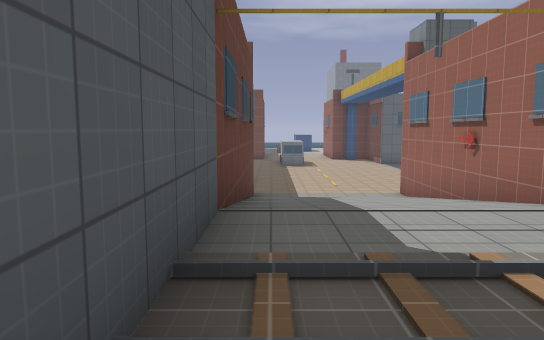
[1] (above)

18 first-person views from a walk through a Godot game level. The camera is 1.5 m above the floor, tilts 6° down and sees 70° across. The floor is counted in squares, 2 m on a side. Each view is taken from the middle of a square. On the plan, view 1 faces up. The plan holds only what a view shows up to about 12 squares ahead; the rest is blank. The place goes on beyond the plan. Surface patterns are stand-ins for the level's own textures.

[2]
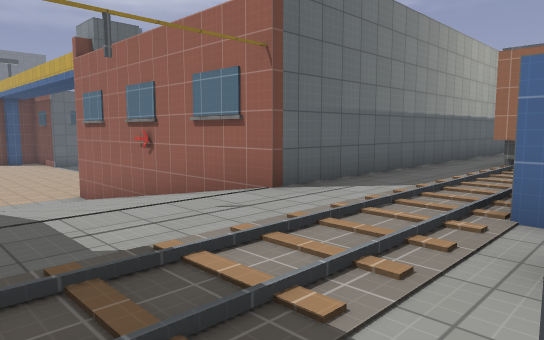

[3]
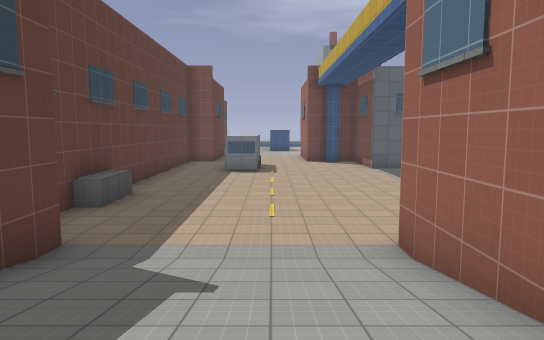

[4]
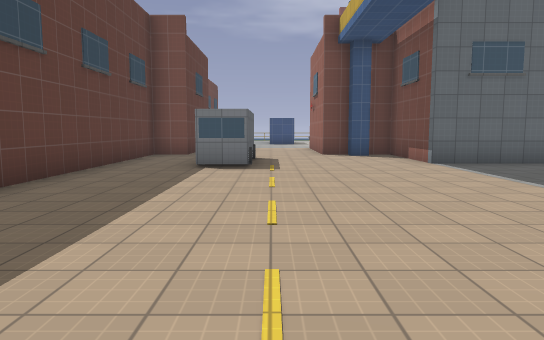

[5]
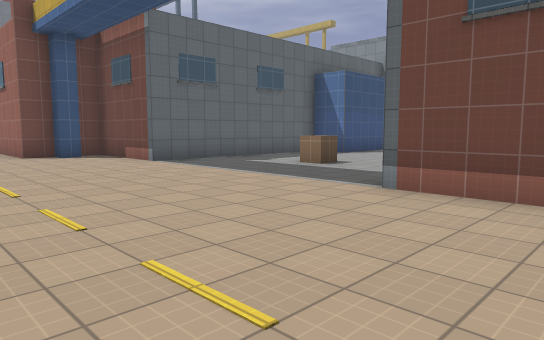

[6]
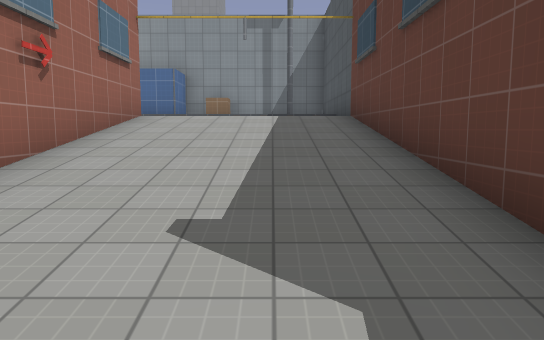

[7]
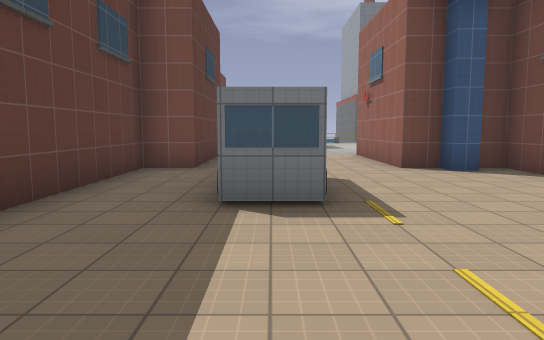

[8]
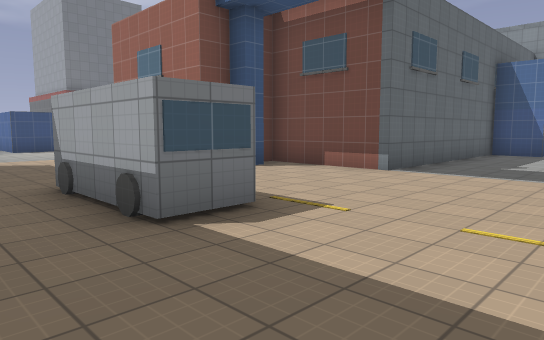

[9]
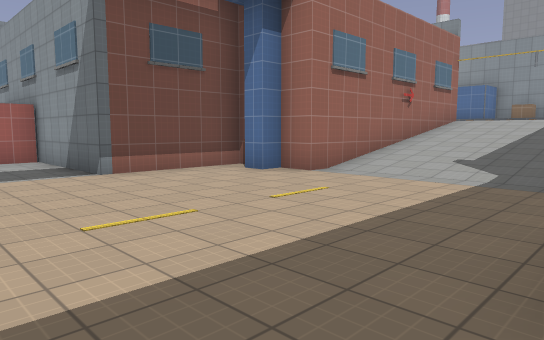

[10]
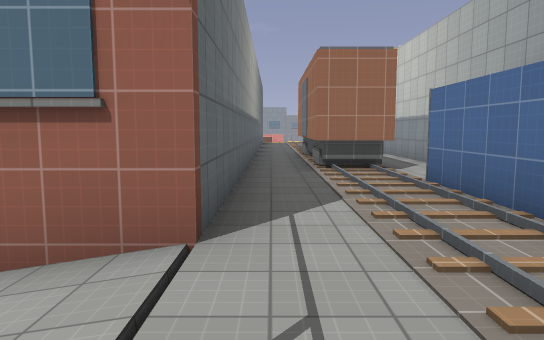

[11]
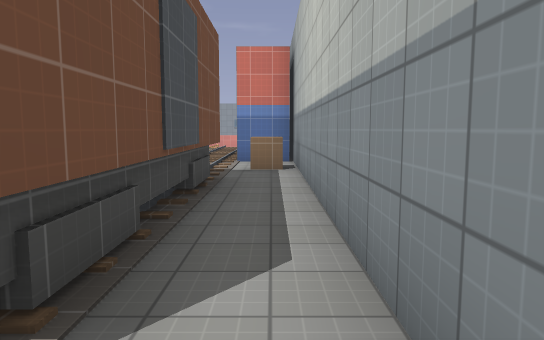

[12]
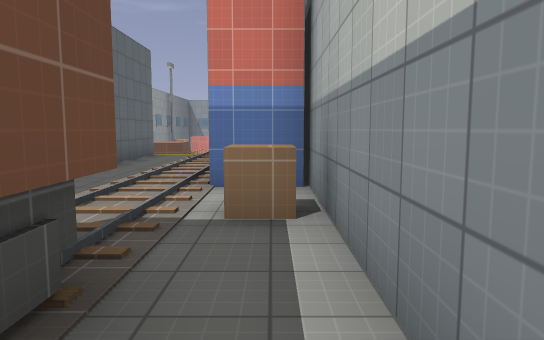

[13]
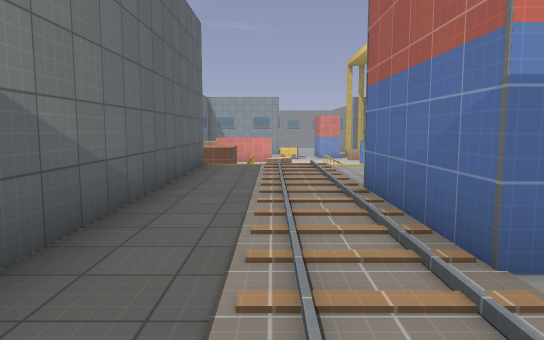

[14]
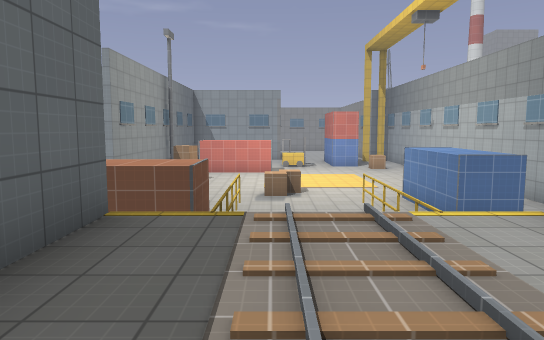

[15]
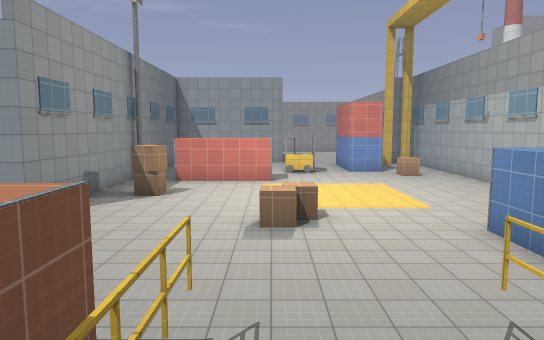

[16]
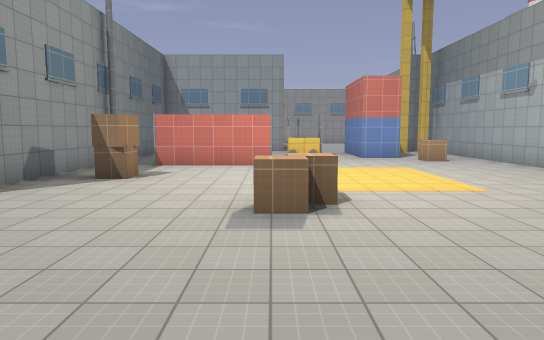

[17]
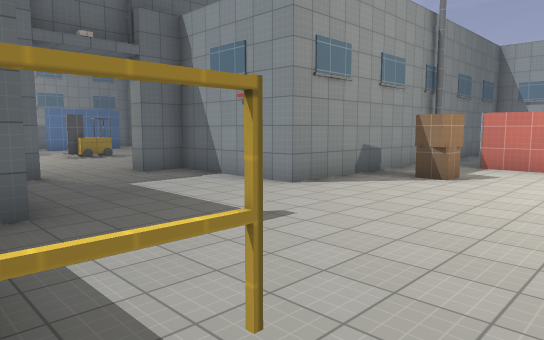

[18]
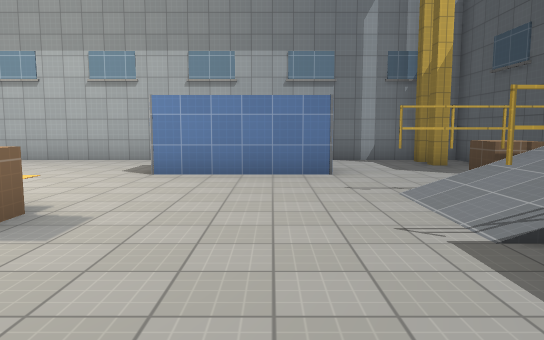

### Floor plan
Key: @ floor where view 1 was taken; # wall or solid block; x gap in a wall; . main floor; : floor 2 m higher than the main floor; / step, stairs or slope; D closed door; ^ raised ledge; P pillar; B block; C crate; W wheel.
Columns run from 2 left of view 1 to 37 right of it. Each row starts with its distance up from view 1.
 27    ...
 26  # ...#
 25  # ...#
 24  #....#
 23 ##....###
 22 #......P#
 21 #..W....#
 20 #..B....#######
 19 #..W..........#
 18 #.............
 17 #.............
 16 #.........C..
 15 #...........                  ..
 14 #^.........#                  ...
 13 #^......####                  ...
 12 #.......#                     ...
 11  ......P#                    ...
 10  #....###                    #..#
  9  #////#                      ...#
  8  #////#                      ...#
  7  #////#                     #...######
  6  #////#                     ..........x
  5  #////#                     .......C.#
  4  #////##########  ######### .........#
  3  #////:::::::::: ::::::::###.........#
  2  #////////##DD##////////// /....C....#
  1  #////////##DD##////////////....C.....
  0  #@#:C###::::::::C#### ::.C.............
 -1  ######   ###########     ..............
 -2                         #....###........
 -3                         #....   .......C
 -4                         #.#.... ........
 -5                         ####  ##########

Positions as (right, up) in squares from view 1, and headings:
1: (0, 0), facing up
2: (0, 0), facing up-right
3: (2, 6), facing up
4: (2, 11), facing up
5: (1, 11), facing up-right
6: (1, 11), facing down
7: (1, 15), facing up
8: (-1, 16), facing up-right
9: (-1, 16), facing down-right
10: (1, 3), facing right
11: (7, 0), facing right
12: (11, 0), facing right
13: (14, 2), facing right
14: (19, 2), facing right
15: (23, 2), facing right
16: (25, 2), facing right
17: (25, 2), facing up-right
18: (27, 5), facing down
